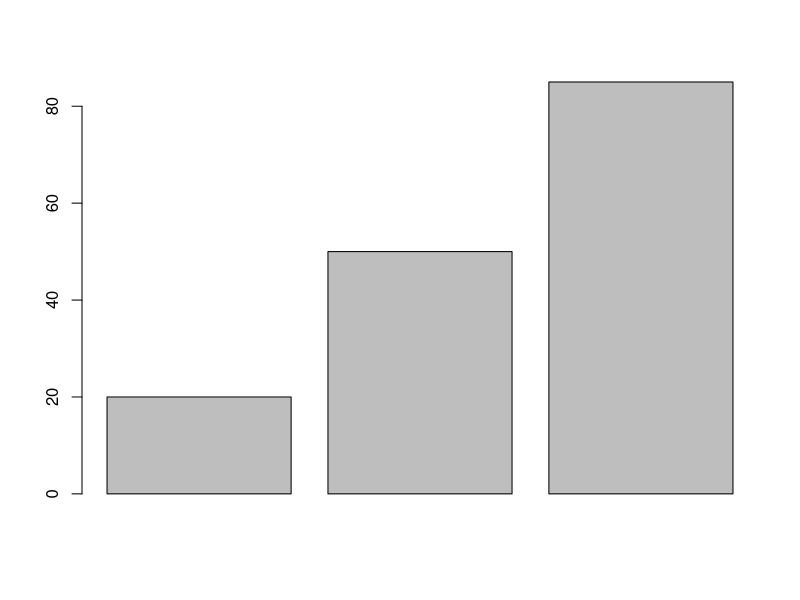
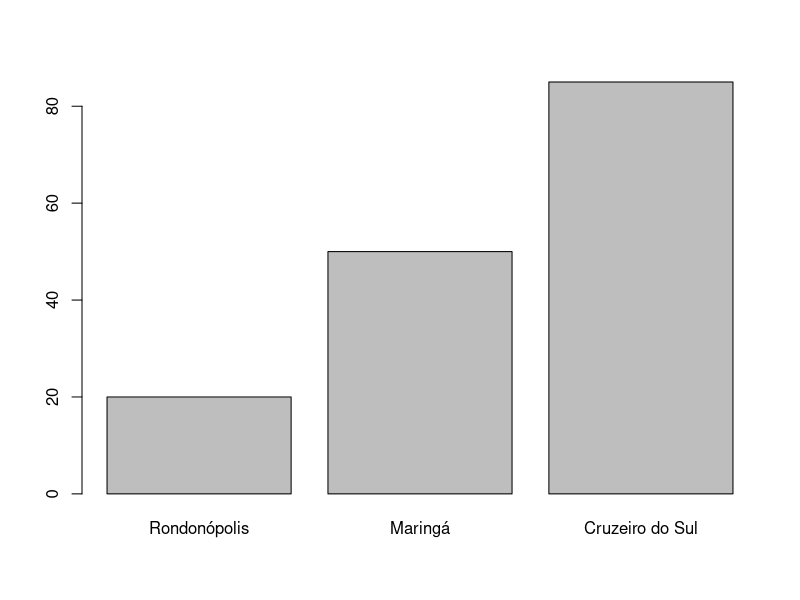
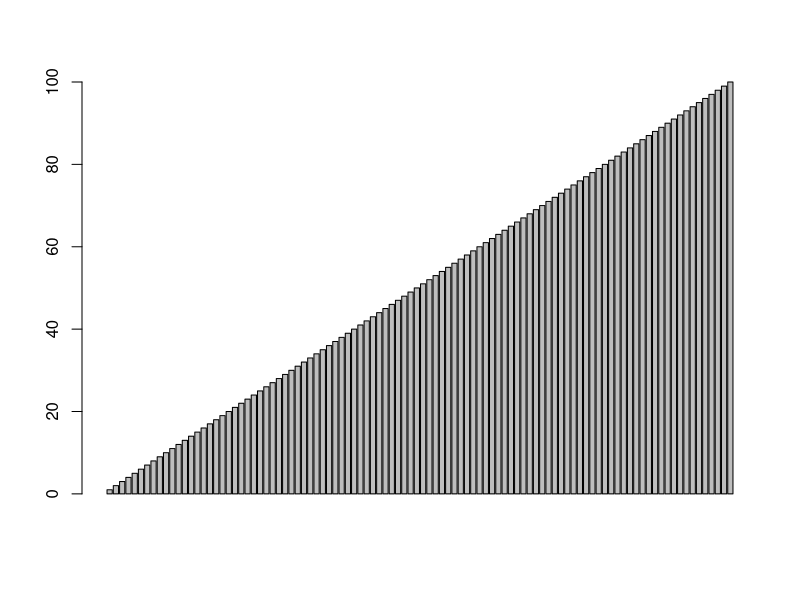
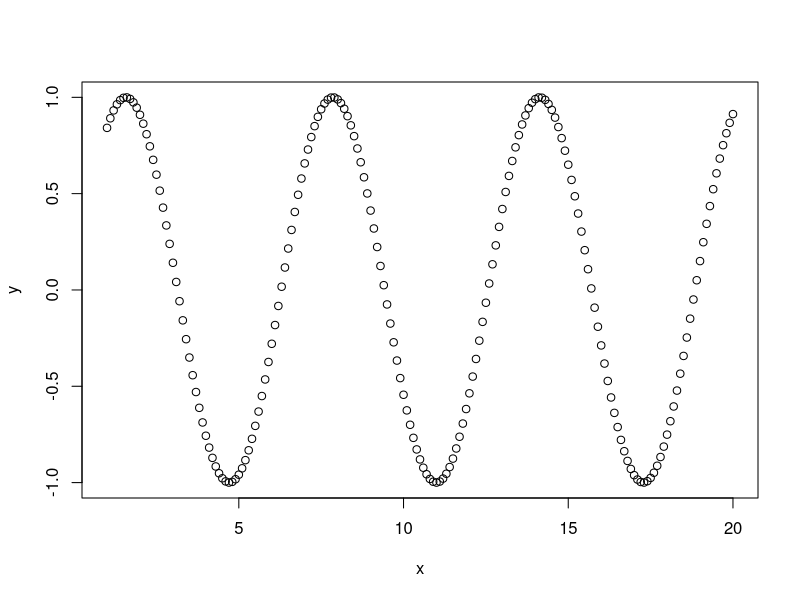
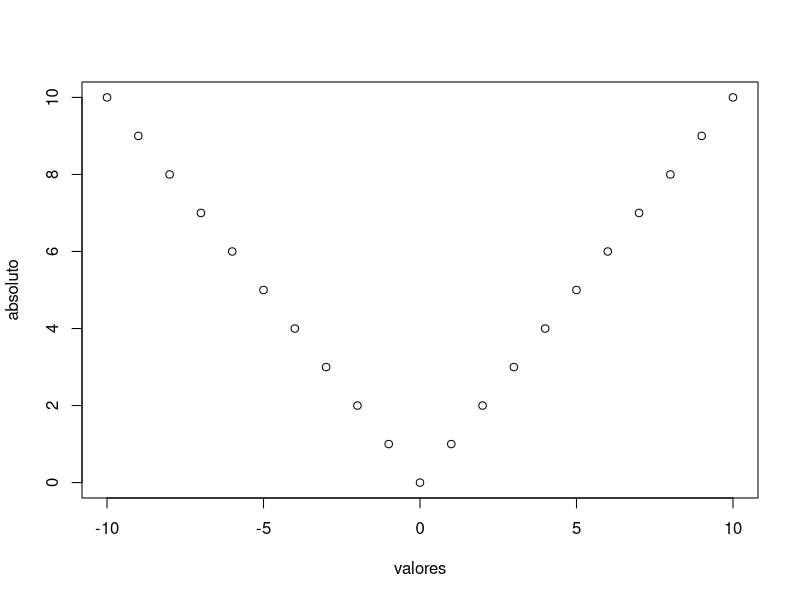
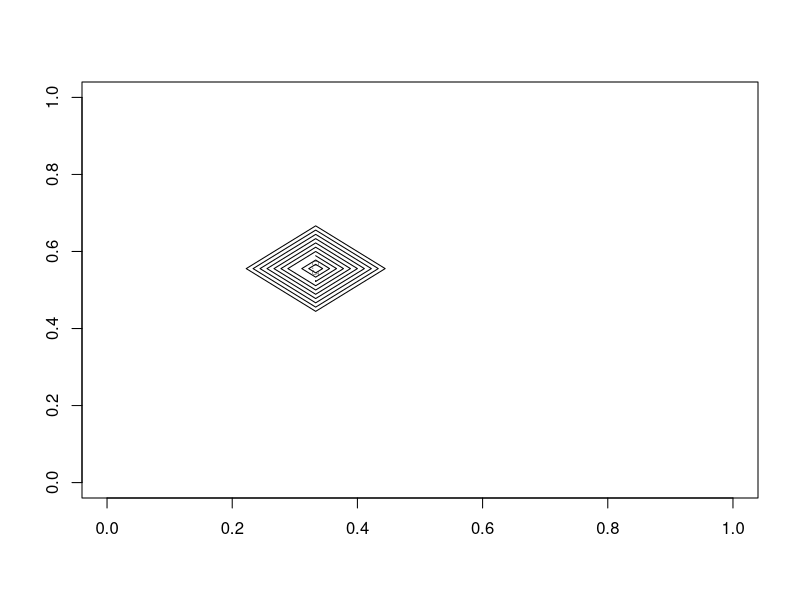
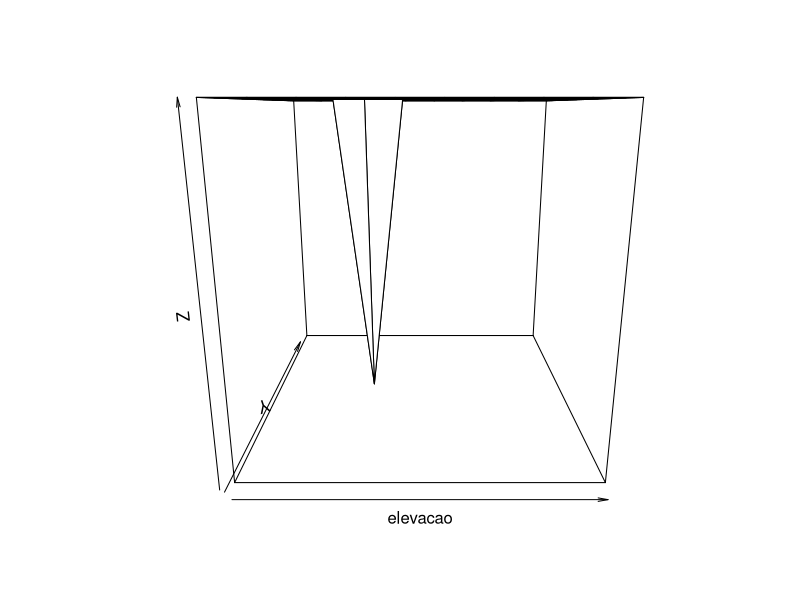
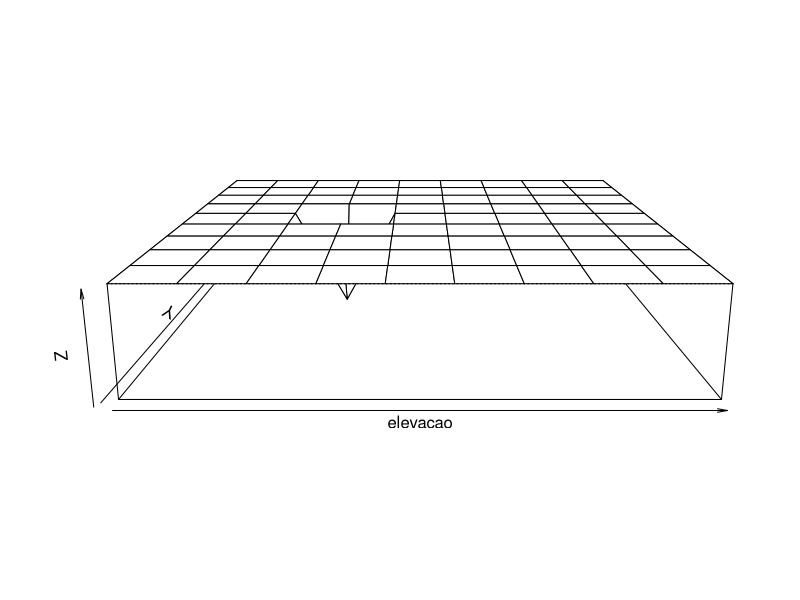

These figures' R source, in order:
## ---- chunk 1
x<- c(2,3,5,7,11) 
x
## ---- chunk 2
y<- c(x,13,17,19)
y
## ---- chunk 3
1:7
## ---- chunk 4
seq(1:7)
## ---- chunk 5
seq(1,7,0.5)
seq(7,1,-0.5) 
## ---- chunk 6
z<-c(1,3,5,7,11) 
mode (z)
length(z)

a <- "Angela"
b<-TRUE; 
c<-8i #objetos com tipos diferentes
mode(a); 
mode(b); 
mode(c) #exibe os atributos "tipo" dos objetos 
## ---- chunk 7
longo<-100:50 #sequência decrescente de 100 a 50
longo #exibe o conteúdo do objeto 
## ---- chunk 8
longo[18]
## ---- chunk 9
longo[1]
## ---- chunk 10
longo [3] <- 28
## ---- chunk 11
longo[101] <- 83
## ---- chunk 12
longo[c(1,3)]

## ---- chunk 13
longo[2:4]
## ---- chunk 14
longo[5:7] <- c(42,52,75)
## ---- chunk 15
longo[8]
## ---- chunk 16
solo <- 1:3
names(solo) <- c("Argila", "Areia","Silte" )
solo
## ---- chunk 17
solo["Silte"]<-20
## ---- chunk 18
chuva <- c(20,50,85)
barplot(chuva)
## ---- chunk 19
names(chuva)<- c("Rondonópolis", "Maringá", "Cruzeiro do Sul")
## ---- chunk 20
barplot(chuva)
## ---- chunk 21
barplot(1:100)
## ---- chunk 22
a <- c(1, 2, 3)
a + 1
## ---- chunk 23
a / 2
## ---- chunk 24
a*2
## ---- chunk 25
b <- c(4,5,6)
a+b
## ---- chunk 26
a-b
## ---- chunk 27
a == c(1, 99, 3)
## ---- chunk 28
a < c(1, 99, 3)
## ---- chunk 29
sin(a)
## ---- chunk 30
sqrt(a)
## ---- chunk 31
x <- seq(1, 20, 0.1)
y<-sin(x)
## ---- chunk 32
plot(x, y)
## ---- chunk 33
valores <- -10:10
absoluto<- abs(valores)
plot(valores, absoluto)
## ---- chunk 34
a <- c(1, 3, NA, 7, 9)
sum(a)
## ---- chunk 35
help(sum)
## ---- chunk 36
sum(a, na.rm = T)
## ---- chunk 37
matrix(0,3,4)
## ---- chunk 38
a <- (1:12)

print (a)
## ---- chunk 39
matrix (a,# chama o vetor
        3,# linha
        4) #coluna
## ---- chunk 40
a <-1:12
a
## ---- chunk 41
matrix (a,3,4)
## ---- chunk 42
matrix (a, 3)
## ---- chunk 43
matrix(a,3, byrow=T)
## ---- chunk 44
foliar <- 1:8
## ---- chunk 45
dim(foliar) <- c(2,4)
## ---- chunk 46
matrix (2,5,5)
## ---- chunk 47
print (foliar)
## ---- chunk 48
foliar[2,3]
## ---- chunk 49
foliar[1,4]
## ---- chunk 50
foliar[2,]
## ---- chunk 51
foliar[,4]
## ---- chunk 52
foliar[,2:4]
## ---- chunk 53
summary(foliar)
## ---- chunk 54
summary(as.vector(foliar))
## ---- chunk 55
elevacao <- matrix (1,10,10)
## ---- chunk 56
elevacao [4, 6] <- 0
## ---- chunk 57
contour(elevacao)
## ---- chunk 58
persp (elevacao)
## ---- chunk 59
persp (elevacao, expand =0.2)
## ---- chunk 60
contour(volcano)
## ---- chunk 61
persp(volcano, expand=0.2)
## ---- chunk 62
image(volcano)
## ---- chunk 63
a <- matrix (10:1,ncol=2) #construir uma matriz qualquer
a
## ---- chunk 64
b <- cbind (a,1:5) #adicionar uma terceira coluna
b
## ---- chunk 65
c<- rbind(b,c(28,28,28))
c
## ---- chunk 66
m1 <- matrix(1:12, ncol = 3) 

dimnames(m1) <- list(c("L1", "L2", "L3", "L4"), c("C1", "C2", "C3")) 
dimnames(m1)
## ---- chunk 67
 margin.table(m1, margin = 1)
 margin.table(m1, margin = 2)
 apply(m1, 2, median)
 
## ---- chunk 68
factor(rep(paste("T", 1:3, sep = ""), c(4, 4, 3)))
## ---- chunk 69
peso  <- c(134.8, 139.7, 147.6, 132.3, 161.7, 157.7, 150.3, 144.7,
           160.7, 172.7, 163.4, 161.3, 169.8, 168.2, 160.7, 161.0,
           165.7, 160.0, 158.2, 151.0, 171.8, 157.3, 150.4, 160.4,
           154.5, 160.4, 148.8, 154.0)
trat  <- rep(seq(0,300,50), each=4)  #?each
dados <-  data.frame(peso, trat=as.factor(trat))
## ---- chunk 70
ar1 <- array(1:24, dim = c(3, 4, 2)) 
ar1
## ---- chunk 71
data(Titanic) 
Titanic
## ---- chunk 72
sum(Titanic)
## ---- chunk 73
sum(Titanic[4, , , ])
## ---- chunk 74
apply(Titanic, 4, sum)
## ---- chunk 75
margin.table(Titanic, margin = 1)
## ---- chunk 76
margin.table(Titanic, margin = 2)
## ---- chunk 77
margin.table(Titanic, margin = 3)
## ---- chunk 78
margin.table(Titanic, margin = 4)
## ---- chunk 79
margin.table(Titanic, margin = c(2, 4))
prop.table(margin.table(Titanic, margin = c(2, 4)), margin = 1)
prop.table(margin.table(Titanic, margin = c(2, 1)), margin = 1)
## ---- chunk 80
nome <- c("Melissa José",
          "Jennifer Linhares",
          "Gedilene Ponciano",
          "Edinar da Silva",
          "Osmar Emidio",
          "Jeeziel Vieira")
## ---- chunk 81
idade <- c(17,18,16,15,15,18)
## ---- chunk 82
sexo <- factor(c("F","F","F","F","M","M"))
## ---- chunk 83
alt <- c(180,170,160,150,140,168)
## ---- chunk 84
dados <- data.frame(nome, idade, sexo, alt)
## ---- chunk 85
str(dados)
## ---- chunk 86
row.names(dados) <- c(1,2,3,4,5,6)
dados
## ---- chunk 87
names(dados) <- c("Nome", "Idade", "Sexo", "altura")
dados
## ---- chunk 88
dados[2,1] #elemento da  linha  2, coluna 1
dados[2,] #toda linha dois

## ---- chunk 89
dados[,1]
## ---- chunk 90
dados[,1] <- as.character(dados[,1])
dados[,1]
## ---- chunk 91
dados$Nome
dados$Nome[3]
dados$Nome [1:3]
## ---- chunk 92
str(dados)
## ---- chunk 93
dados <- cbind (dados, #adicionar uma coluna
               Conceito=c("A","A","A","C","A","B"))
## ---- chunk 94
dados <- rbind (dados, #adicionar uma linha
                "7"= c("Caio Pinto", 21, "M", 172, "C"))
dados
## ---- chunk 95
dados<- dados [1:6,] #selecionar linha de 1 a 6
dados<- dados [,-5] #excluir a quinta coluna
dados
## ---- chunk 96
dados[dados$Sexo=="F",] #exibir só masculinos
## ---- chunk 97
dados [order(dados$altura),]
## ---- chunk 98
dados [rev(order(dados$altura)),]
## ---- chunk 99
split (dados, sexo)
## ---- chunk 100
pes <- list (idade=32, nome="Maria", notas=c(98,95,78), B=matrix(1:4,2,2))
pes
## ---- chunk 101
pes$nome
pes$notas

pes[1]
pes[3]
## ---- chunk 102
x <- c(1,3,2,3,4)
y <- c(4,5,5,4,4)
tt <- t.test (x,y, var.equal=T)
tt
## ---- chunk 103
is.list(tt)
mode (tt)
## ---- chunk 104
names(tt)
## ---- chunk 105
tt$conf.int #intervalo de confianca 
